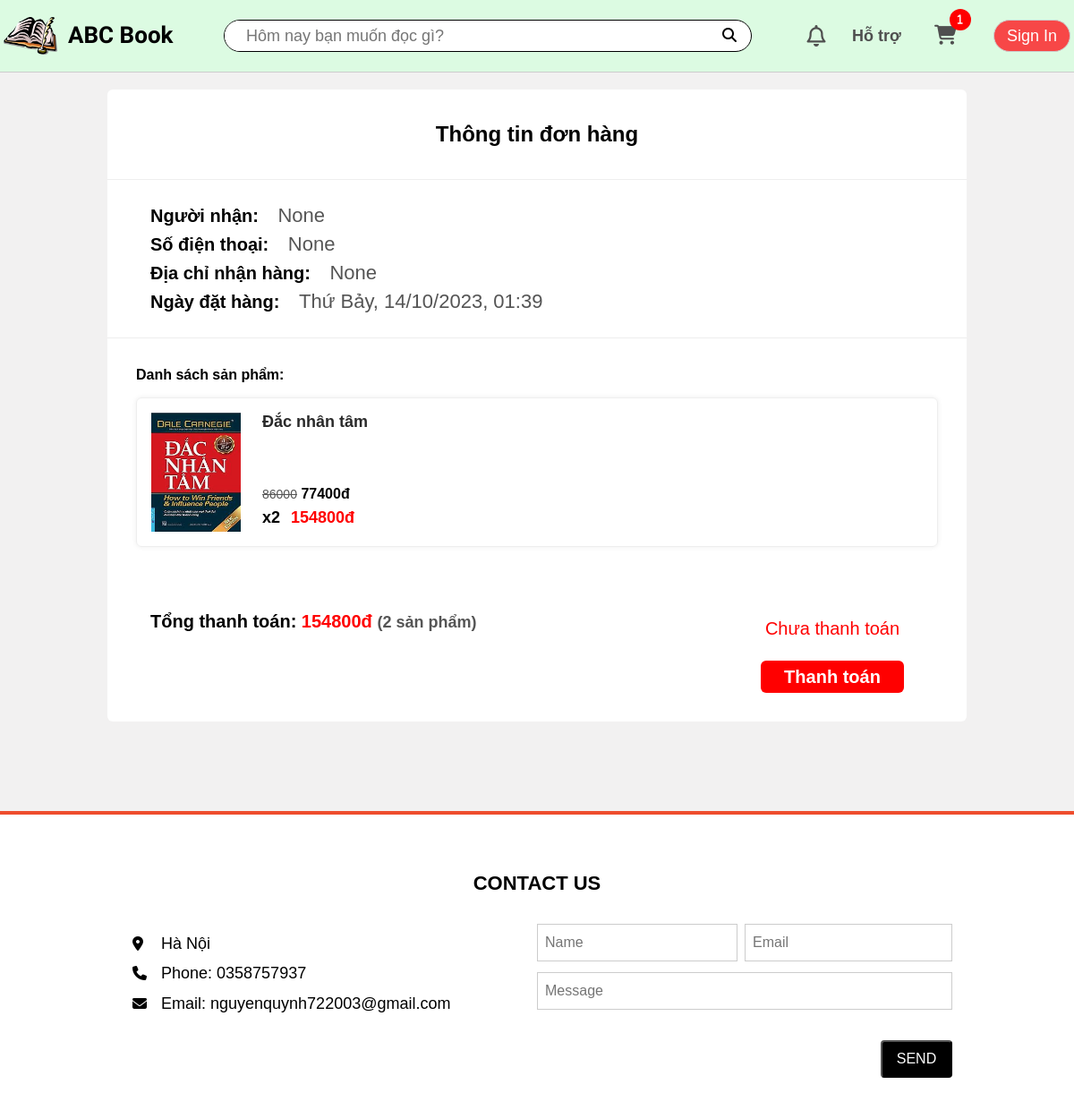
The app's page /order/details/107 (signed in) with its own data.
### app/models.py (models this page shows, shortened)
class Cart(models.Model):
    customer = models.OneToOneField(User, on_delete=models.CASCADE, blank=True, null=True)
    def getCartItemsAmount(self):
        cartItems = self.cartitem_set.all()
        total = sum([item.quantity for item in cartItems])
        return total

class CartItem(models.Model):
    product = models.ForeignKey(Product, on_delete=models.SET_NULL, blank=True, null=True)
    cart = models.ForeignKey(Cart, on_delete=models.SET_NULL, blank=True, null=True)
    quantity = models.IntegerField(default=0, null=True, blank=True)
    dateAdded = models.DateTimeField(auto_now_add=True)

class Order(models.Model):
    customer = models.ForeignKey(User, on_delete=models.SET_NULL, blank=True, null=True)
    name = models.CharField(max_length=100, null=True)
    address = models.CharField(max_length=250, null=True)
    phoneNumber = models.CharField(max_length=10, null=True)
    dateOrder = models.DateTimeField(auto_now_add=True)
    complete = models.BooleanField(default=False, null=True, blank=False)
    active = models.BooleanField(default=False)
    isPaid = models.BooleanField(default=False) # Check if the order has been paid
    def getDateOrder(self):
        weekdays = ["Thứ Hai", "Thứ Ba", "Thứ Tư", "Thứ Năm", "Thứ Sáu", "Thứ Bảy", "Chủ Nhật"]
        return weekdays[self.dateOrder.astimezone().weekday()] + ', ' + self.dateOrder.astimezone().strftime("%d/%m/%Y, %H:%M")
    @property
    def getOrderItemsAmount(self):
        orderitems = self.orderitem_set.all()
        total = sum([item.quantity for item in orderitems])
        return total
    def getOrderTotalPrice(self):
        orderitems = self.orderitem_set.all()
        total = sum([item.get_total for item in orderitems])
        return total

class OrderItem(models.Model):
    product = models.ForeignKey(Product, on_delete=models.SET_NULL, blank=True, null=True)
    order = models.ForeignKey(Order, on_delete=models.SET_NULL, blank=True, null=True)
    quantity = models.IntegerField(default=0, null=True, blank=True)
    dateAdded = models.DateTimeField(auto_now_add=True)
    @property
    def get_total(self):
        return self.product.price * self.quantity

class Product(models.Model):
    name = models.CharField(max_length=100, null=True)
    price = models.IntegerField()
    cost = models.IntegerField()
    image = models.ImageField(upload_to='product', null=True, blank=True)
    imageURL = models.URLField(null=True, blank=True)
    publisher = models.CharField(default='N/A', max_length=100, null=True, blank=True)
    author = models.CharField(default='N/A', max_length=100, null=True, blank=True)
    description = models.CharField(default='Người bán chưa cung cấp thông tin mô tả sản phẩm.', max_length=3000, null=True, blank=True)
    slugName = models.SlugField(unique=True, null=True, blank=True)
    CATEGORY_CHOICES = [
        ('category0', 'Nổi bật'),
        ('category1', 'Sách văn học'),
        ('category2', 'Sách kinh tế'),
        ('category3', 'Sách thiếu nhi'),
        ('category4', 'Sách giáo khoa'),
        ('category5', 'Sách ngoại ngữ'),
        ('category6', 'Tâm lý - kĩ năng sống'),
        ('category7', 'Tiểu sử - hồi ký'),
    ]
    category = models.CharField(
        max_length=30,
        choices=CATEGORY_CHOICES,
        default='category0',
    )

### app/views.py (the view)
# urls.py: path('order/details/<int:order_id>', views.orderDetails, name='order-details'),
def orderDetails(request, order_id):
    if request.user.is_authenticated:
        customer = request.user
        cart, created = Cart.objects.get_or_create(customer=customer)
        try:
            order = get_object_or_404(Order, customer=customer, id=order_id)
            items = order.orderitem_set.all()
        except Http404:
            order = {'get_cart_items':0, 'get_cart_total':0}
            items = []
    else:
        customer = None
        cart = {'getCartItemsAmount': 0}
        order = {'get_cart_items':0, 'get_cart_total':0}
        items = []
    context = {'cart': cart ,'order': order, 'items': items}
    return render(request, 'app/orderdetail.html', context)

### app/models.py (called while the page is built)
    @property
    def avatarURL(self):
        url = '/static/app/images/avatar-icon.png'
        try:
            url = self.avatar.url
        except:
            url = '/static/app/images/avatar-icon.png'
        return url

### app/templates/app/orderdetail.html (shortened to what this page needs)
{% extends 'app/base.html' %}
{% load static %}
{% block title %}
    <link rel="stylesheet" href="{% static 'app/css/orderdetail.css' %}"/>
{% endblock title %}
{% block content %}
    <div class="order-details">
        <h2 class="order-details__heading">Thông tin đơn hàng</h2>
        <div class="customer">
            <h4>Người nhận: <span>{{order.name}}</span></h4>
            <h4>Số điện thoại: <span>{{order.phoneNumber}}</span></h4>
            <h4>Địa chỉ nhận hàng: <span>{{order.address}}</span></h4>
            <h4>Ngày đặt hàng: <span>{{order.getDateOrder}}</span></h4>
        </div>
        <div class="list-product">
            <h4 class="list-product__heading">Danh sách sản phẩm:</h4>
            {% for item in items %}
                <a class="product" href="{% url 'book' item.product.slugName %}">
                    <img class="product__img" src="{{item.product.imageURL}}">
                    <div class="product__info">
                        <h4 class="info__heading">{{item.product.name}}</h4>
                        <div class="info__body">
                            <div class="info__body-price">
                                <del>{{item.product.cost}}</del>
                                {{item.product.price}}đ
                            </div>
                            <div class="total-price">
                                <div class="total-price__quantity">x{{item.quantity}}</div>
                                <div class="total-price__total">{{item.get_total}}đ</div>
                            </div>
                        </div>
                    </div>
                </a>
            {% endfor %}
        </div>
        <div class="order-details__controls">
            <div class="order-details__bill">
                Tổng thanh toán: <span>{{order.getOrderTotalPrice}}đ</span>
                <label>({{order.getOrderItemsAmount}} sản phẩm)</label>
            </div>
            <div class="order-details__status">
                {% if order.isPaid %}
                    {% if order.complete %}
                        <label style="color: #31af91">Đã hoàn thành</label>
                        <button data-order="{{order.id}}" type="button" disabled class="order-demo-button order__complete complete">
                            <img src="{% static 'app/images/success-icon.png' %}">
                        </button>
                    {% else %}
                        <label style="color: #ff7600">Chưa hoàn thành</label>
                        <button data-order="{{order.id}}" type="button" class="order-demo-button order__complete">Đã nhận hàng</button>
                    {% endif %}
                {% else %}
                    <label style="color: #ff0000">Chưa thanh toán</label>
                    <button data-order="{{order.id}}" type="button" class="order-demo-button order__pay-again">Thanh toán</button>
                {% endif %}
            </div>
        </div>
    </div>
{% endblock content %}

### app/templates/app/base.html (shortened to what this page needs)
{% load static %}
<!DOCTYPE html>
<html lang="en">
<head>
    {% block title %}{% endblock title %}
    <link rel="stylesheet" href="https://cdnjs.cloudflare.com/ajax/libs/font-awesome/6.4.2/css/all.min.css">
    <link rel="stylesheet" href="{% static 'app/css/reset.css' %}"/>
    <link rel="stylesheet" href="{% static 'app/css/base.css' %}"/>
    <link rel="stylesheet" href="{% static 'app/css/responsive.css' %}"/>
</head>
<body>
    <header>
        <div class="header">
            <div class="nav grid">
                <div class="nav__logo">
                    <a href="{% url 'home' %}" class="logo-link">
                        <img class="logo-link__icon pc" src="{% static 'app/images/book-logo.png' %}" alt="">
                        <h2 class="logo-link__heading">ABC Book</h2>
                    </a>
                </div>
                <div class="nav__search">
                    <input id="search-input" class="search__input tablet pc" type="text" placeholder="Hôm nay bạn muốn đọc gì?">
                    <button id="search-button" type="button" class="search__btn">
                        <i class="fa-solid fa-magnifying-glass"></i>
                    </button>
                </div>
                <div class="nav__notify pc tablet">
                    <div class="nav__notify-icon">
                        <a href="{% url 'notifications' %}" class="nav__notify-link">
                            <i class="fa-regular fa-bell"></i>
                        </a>
                    </div>
                </div>
                <div class="nav__support pc tablet">
                    <a href="" class="nav__support-link">Hỗ trợ</a>
                </div>
                <div class="nav__cart pc tablet">
                    <a href="{% url 'cart' %}" class="nav__cart-link">
                        <i class="fa-solid fa-cart-shopping"><div class="nav__cart-quantity">{{cart.getCartItemsAmount}}</div></i>
                    </a>
                </div>
                <div class="nav__user">
                    <button type="button" id="sign-btn" class="sign-btn">Sign In</button>
                </div>
            </div>
        </div>
    </header>
    {% block content %}{% endblock content %}
    {% block footer %}
        <footer class="footer">
            <div class="wrapper">
                <h2 class="heading">CONTACT US</h2>
                <div class="contact">
                    <div class="contact__info">
                        <ul style="list-style: none;">
                            <li><i class="fa-solid fa-location-dot"></i>Hà Nội</li>
                            <li><i class="fa fa-phone"></i>Phone: 0358757937</li>
                            <li><i class="fa fa-envelope"></i>Email: nguyenquynh722003@gmail.com</li>
                        </ul>
                    </div>
                    <div class="contact__form">
                        <div class="form__input"><input type="text" placeholder="Name" name="name"></div>
                        <div class="form__input"><input type="text" placeholder="Email" name="email"></div>
                        <div class="form__message"><input type="text" placeholder="Message" name="message"></div>
                        <button type="button" id="send-feedback" class="form__send-btn">SEND</button>
                    </div>
                </div>
            </div>
        </footer>
    {% endblock footer %}
</body>
</html>

### app/static/app/css/orderdetail.css (style rules this page uses)
.order-details { width: 960px; max-width: 100%; margin: 100px auto; background-color: #fff; border-radius: 6px; }
a { text-decoration: none; color: #000; }
.order-details .order-details__heading { width: 100%; padding: 36px 0; font-size: 24px; text-align: center; border-bottom: 1px solid #eee; }
.order-details .customer { width: 100%; padding: 24px; padding-left: 48px; border-bottom: 1px solid #eee; }
.order-details .customer h4 { font-size: 20px; line-height: 32px; }
.order-details .customer span { margin-left: 16px; font-size: 22px; font-weight: 300; color: #555; }
.order-details .list-product { width: 100%; padding: 32px; }
.order-details .list-product .product { display: flex; width: 100%; margin: 16px 0; padding: 16px 0; border: 1px solid #eee; border-radius: 6px; box-shadow: 0 0 5px 1px #f3f3f3; }
.order-details .list-product .product__img { width: 100px; max-width: 20%; aspect-ratio: 3/4; margin-left: 16px; margin-right: 24px; }
.order-details .list-product .product__info { display: flex; flex-direction: column; justify-content: space-between; }
.order-details .list-product .info__heading { font-size: 18px; font-weight: 600; color: #2a2a2a; width: 100%; flex: 1; }
.order-details .list-product .info__body-price { font-size: 16px; font-weight: 600; }
.order-details .list-product .info__body-price del { font-size: 14px; font-weight: 300; color: #555; }
.order-details .list-product .total-price { display: flex; padding: 6px 0; }
.order-details .list-product .total-price__quantity { font-size: 18px; font-weight: 600; padding-right: 12px; }
.order-details .list-product .total-price__total { font-size: 18px; font-weight: 600; color: #ff0000; }
.order-details .order-details__controls { display: flex; }
.order-details .order-details__bill { flex: 1; width: 100%; padding: 24px; padding-left: 48px; font-size: 20px; font-weight: 600; }
.order-details .order-details__bill span { color: #ff0000; }
.order-details .order-details__bill label { font-size: 18px; color: #555; }
.order-details .order-details__status { width: 300px; max-width: 50%; padding: 32px 0; font-size: 20px; display: flex; align-items: center; flex-direction: column; justify-content: space-between; }
.order-details .order-details__status .order-demo-button { width: 160px; height: 36px; margin-top: 24px; border: none; border-radius: 6px; background-color: #ff5500; cursor: pointer; color: #fff; font-size: 20px; font-weight: 600; }
.order-details .order-details__status .order__pay-again { background-color: #ff0000; }

### app/static/app/css/responsive.css (style rules this page uses)
.pc, .tablet, .mobile { display: none; }
@media only screen and (min-width: 1024px) { .pc { display: block; } }

### records on screen
Cart: getCartItemsAmount "1"
Order: name "None", phoneNumber "None", address "None", getDateOrder "Thứ Bảy, 14/10/2023, 01:39", getOrderTotalPrice "154800", getOrderItemsAmount "2"
OrderItem: product.imageURL (picture), product.name "Đắc nhân tâm", product.cost "86000", product.price "77400", quantity "2", get_total "154800"
